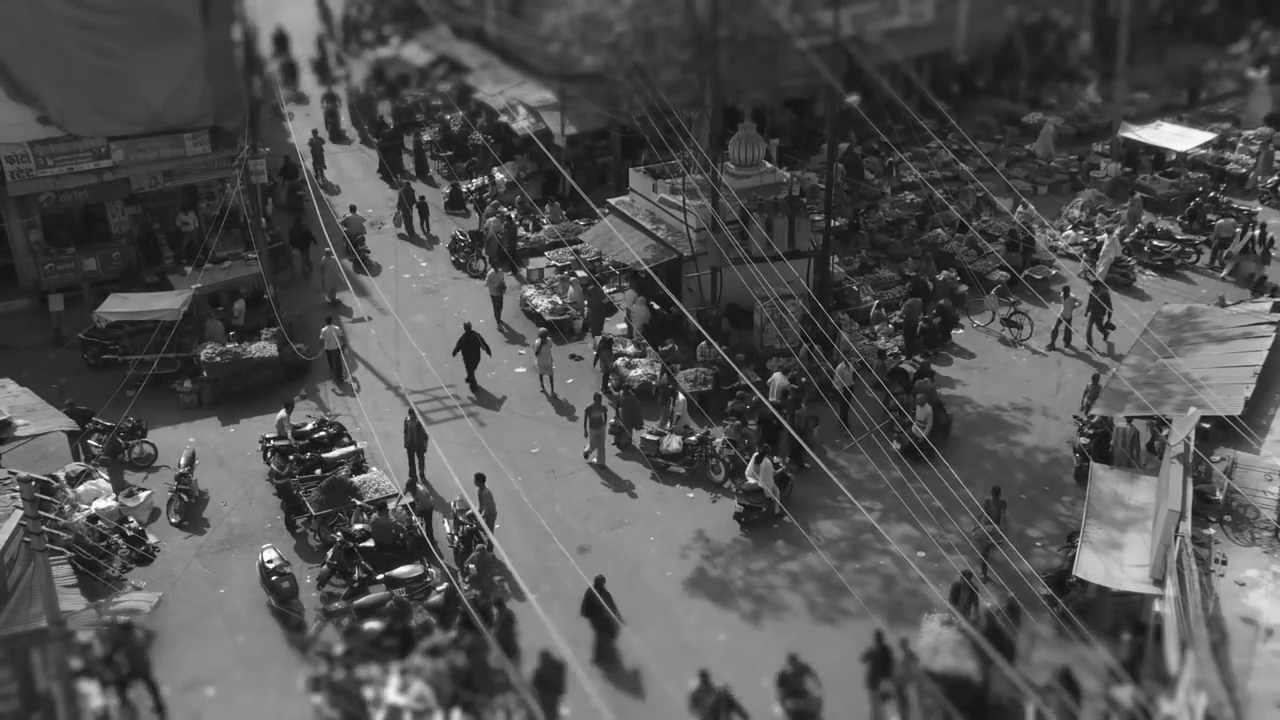
#> input picture OF11.png, 1280 x 720 px
$ python opticalflow2.py   (older library calls are emulated)
#> lines starting #> are read from the running program, lines starting #| are printed output that depends on the picture
# -*- coding: utf-8 -*-
"""
Created on Wed Mar 07 16:53:40 2018

@author: Student
"""
from scipy.ndimage import sobel
from scipy.misc import toimage,imread
im1=imread('OF11.png')
#> im1 is the input picture: shape (720, 1280); min 5, max 255, mean 82.2
im2=imread('OF22.png')
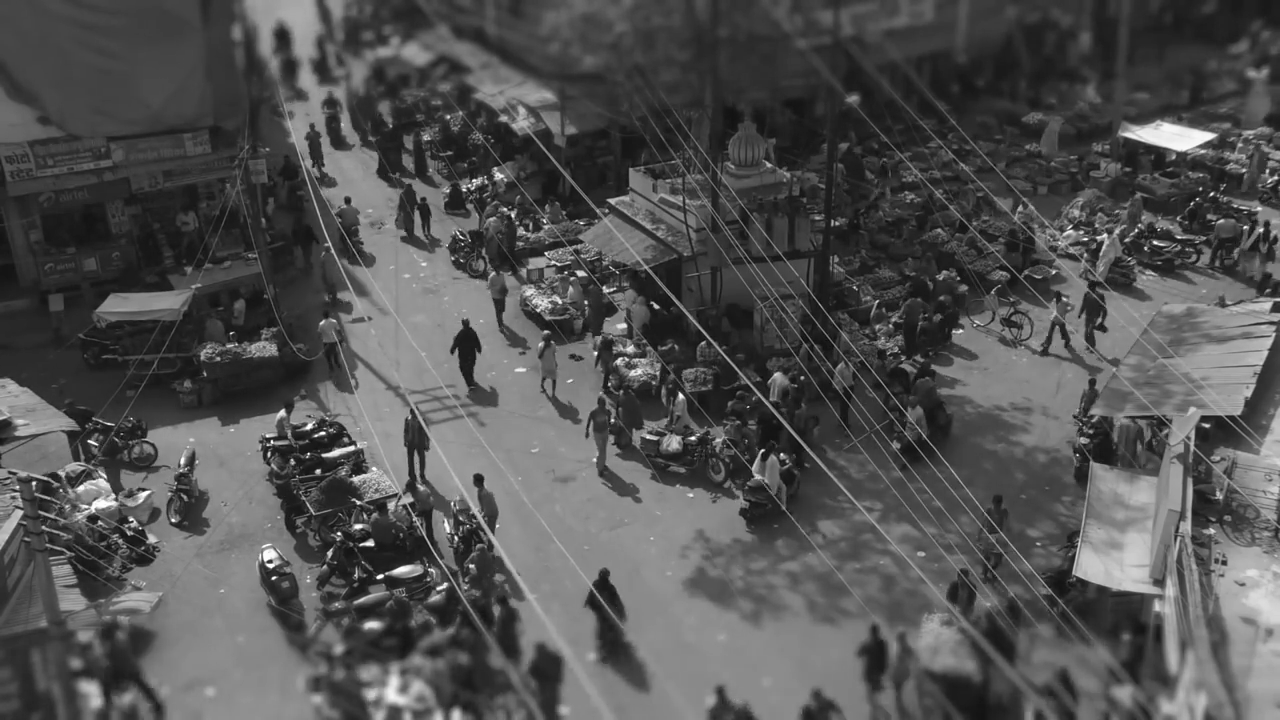
#> input picture OF22.png, 1280 x 720 px
#> im2 is the input picture: shape (720, 1280); min 8, max 255, mean 82.4
from PIL import Image
im=Image.open('OF1.png').convert('L')
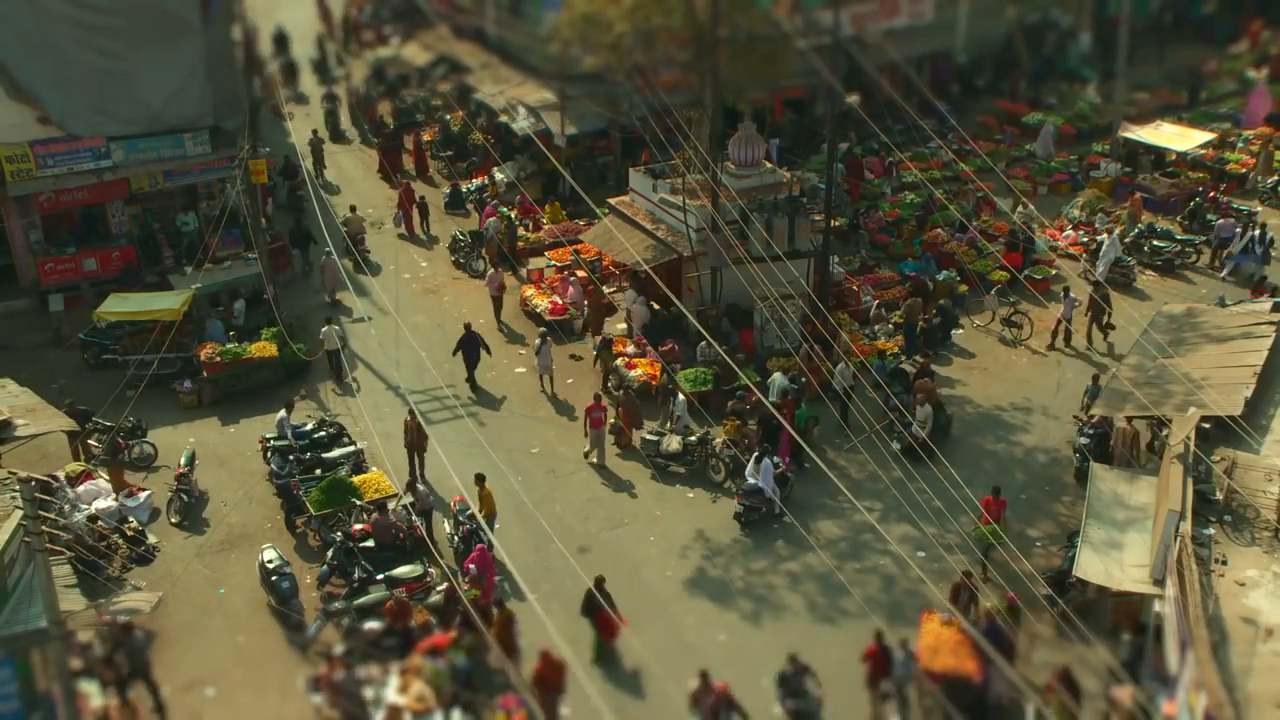
#> input picture OF1.png, 1280 x 720 px
#im.show()
im.save('OF11.png')
size=im.size
#> size = (1280, 720)
#> (the run stopped early here; a loop or call above may not have finished)
